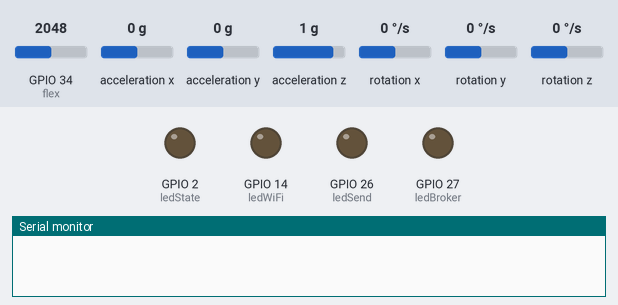
This sketch was run on a simulated ESP32. Shown: output pins drawn as LEDs (lit = HIGH), the last lines printed to the serial monitor. The test bench sets the inputs (shaded band); at power-on: acceleration x 0 g, acceleration y 0 g, rotation x 0 °/s, GPIO 34 (flex) = 2048, acceleration z 1 g, rotation y 0 °/s, rotation z 0 °/s. WiFi joins after 1.5 s; servers stay silent unless stated; no MQTT or app messages arrive unless stated.

Above: at 0.1 s.
At 2.8 s:
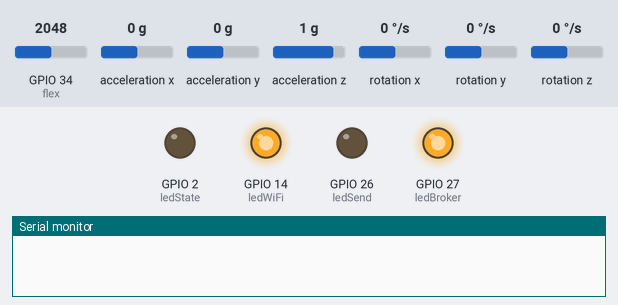
2.9 s: acceleration x set to 1.1 g
At 3.4 s:
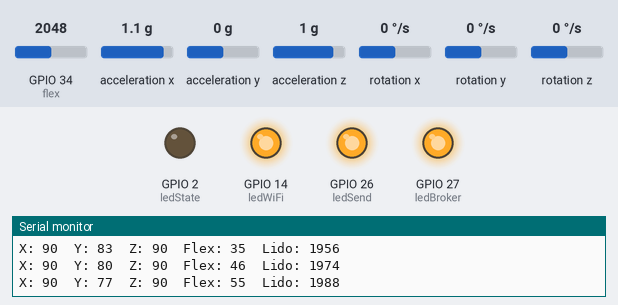
5.9 s: acceleration y set to -1.4 g
8.9 s: rotation x set to -192 °/s
10.4 s: acceleration x set to -1.4 g
11.9 s: rotation x set to -118 °/s
14.9 s: rotation x set to -111 °/s
Timing chart, 0 to 18.9 s (numbered marks = the images above; inputs shaded):
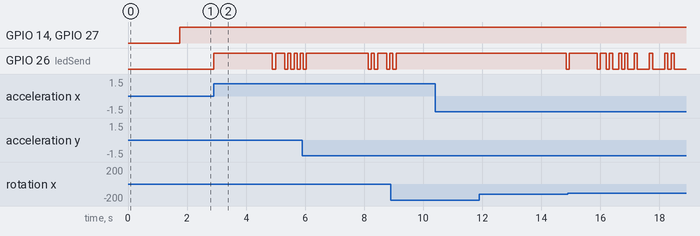

The sketch:

MQTT_Publisher.ino
```cpp
#include <WiFi.h>
#include <PubSubClient.h>
#include <MPU6050.h>
#include <Wire.h>
#include <I2Cdev.h>

#define pinBotao1 12  // Pino do botao que sera lido
#define ledState  LED_BUILTIN // Led para sinalizacao de leitura do botao
#define ledWiFi   14  // Led para sinalizacao da conexao WiFi
#define ledBroker 27  // Led para sinalizacao da conexao com Broker MQTT
#define ledSend   26  // Led para sinalizacao de publicacao de dado
#define flex      34  // Pino para sensor flex

#define ID_MQTT "jpsq_061"        // Id do dispositivo
#define TOPIC_PUBLISH "b_1jpsq"   // Topico do pacote enviado
#define CLOUDMQTT_USER   "iatrqott"    // Usuario para o broker cloudmqtt
#define CLOUDMQTT_PASSWORD  "gW7u8bMQzjOm"// Senha para o broker cloudmqtt
// Macros para filtragem dos dados do MPU6050
#define SCALE_GYRO  131         // Escala de sensibilidade do giroscopio  | 250-> 131  | 500-> 65.5|1000-> 32.8|2000->16.4|
#define SCALE_ACCEL 16384       // Escala de sensibilidade do acelerometro| 2g -> 16384| 4g -> 8192| 8g -> 4096| 16g->2048|
#define ALPHA_X     0.08
#define X_OFFSET    0.00
#define ALPHA_Y     0.08
#define Y_OFFSET_ACCEL    0.0
#define Y_OFFSET_GYRO     0.0
#define ALPHA_Z     0.008
#define Z_OFFSET_GYRO     0.0

//Credenciais para conexao WiFi
const char* SSID = "Link_One_420240";
const char* PASSWORD = "quintino";
WiFiClient wifiClient;

//Endereco e porta do MQTT Server
const char* BROKER_MQTT = "broker.hivemq.com";
int         BROKER_PORT = 1883;

PubSubClient MQTT(wifiClient);

//declaracao de funcoes utilizadas
void mantemConexoes();
void conectaWiFi();
void conectaMQTT();
void enviaPacote();

MPU6050 mpu;
int16_t ax, ay, az, gx, gy, gz;
int flexvalue, flexvalue_old=0, flex_prev=0;
unsigned long time_prev = 0;
float ax_deg, ay_deg,   // Valores do acelerometro em angulo(graus).
      ax_deg_old,ay_deg_old,az_deg_old,
      gx_dps, gy_dps, gz_dps, // Valores do giroscopio em grau/s
      gx_old, gy_old, gz_old, // Valores da medida anterior de g_dps
      gx_deg, gy_deg, gz_deg, // Valores do giroscopio em angulo(graus).
      gx_deg_old, gy_deg_old, gz_deg_old, // Valores da medida anterior de g_deg
      ang_x, ang_y, ang_z, dt,  // Valores de angulo apos filtro complementar
      ang_x_old, ang_y_old, ang_z_old; // Valores da medida anterior de ang_x

void setup() {
  pinMode(pinBotao1, INPUT_PULLUP);
  pinMode(ledState, OUTPUT);
  pinMode(ledWiFi,OUTPUT);
  pinMode(ledBroker,OUTPUT);
  pinMode(ledSend,OUTPUT);
  pinMode(flex, INPUT);
  Serial.begin(115200);
  Wire.begin();

  conectaWiFi();
  MQTT.setServer(BROKER_MQTT, BROKER_PORT);

  mpu.initialize();

}

void loop() {
  mpu.getMotion6(&ax,&ay,&az,&gx,&gy,&gz);

  flexvalue = analogRead(flex); // Leitura do sensor flex
  delay(10);
  flexvalue = 0.2*flexvalue + 0.8*flexvalue_old; // Filtragem do sensor flex
  flexvalue_old = flexvalue;

  gx_dps = (float)gx/SCALE_GYRO;  // Conversao dos dados do giroscopio para grau/s
  gy_dps = (float)gy/SCALE_GYRO;
  gz_dps = (float)gz/SCALE_GYRO;

  dt = (float)(micros() - time_prev)/1000000.0; // calculo de tempo entre medidas em segundos
// Inicio do calculo dos angulos pelo giroscopio
  gx_deg += 0.5*(gx_dps + gx_old)*dt; // Calculo integral de posicao angular no eixo x;
  gx_old = gx_dps;
  gx_deg = (1*gx_deg - ALPHA_X*gx_deg_old);// + X_OFFSET; // Filtro Passa-Altas
  gx_deg_old = gx_deg;

  gy_deg += 0.5*(gy_dps + gy_old)*dt;    // Calculo integral de posicao angular no eixo y;
  gy_old = gy_dps;
  gy_deg = (1*gy_deg - ALPHA_Y*gy_deg_old) + Y_OFFSET_GYRO; // Filtro Passa-Altas
  gy_deg_old = gy_deg;

  gz_deg += 0.5*(gz_dps + gz_old)*dt;  // Calculo integral de posicao angular no eixo z;
  gz_old = gz_dps;
  gz_deg = (1*gz_deg - ALPHA_Z*gz_deg_old) + Z_OFFSET_GYRO;
  gz_deg_old = gz_deg;

  time_prev = micros(); // Atualizacao da referencia de tempo para calculo de dt
// Fim do calculo dos angulos pelo giroscopio
// Inicio do calculo dos angulos pelo acelerometro
  ax_deg = atan(ay/sqrt(pow(ax,2) + pow(az,2)))*(180.0/3.14); // Calculo dos angulos do acelerometro por arcotangente
  ay_deg = atan(-ax/sqrt(pow(ay,2) + pow(az,2)))*(180.0/3.14);

  ax_deg = (ALPHA_X*ax_deg + (1.0 - ALPHA_X)*ax_deg_old);  // Filtro Passa-Baixas
  ay_deg = (ALPHA_Y*ay_deg + (1.0 - ALPHA_Y)*ay_deg_old) + Y_OFFSET_ACCEL;  // Filtro Passa-Baixas
  ax_deg_old = ax_deg;
  ay_deg_old = ay_deg;
//  Valores definitivos de angulo
  ang_x = ax_deg + gx_deg; // Complemento
  ang_y = ay_deg + gy_deg; // Complemento
  ang_z = gz_deg; // Angulo no eixo z nao possui complemento
// Fim do calculo dos anguloa pelo acelerometro


  delay(90);
  mantemConexoes();
  enviaPacote();
  MQTT.loop();
}

void mantemConexoes(){
  if(!MQTT.connected()){
    conectaMQTT();
  }
  conectaWiFi();  // Se nao ha conexao WiFi, a conexao e refeita
}

void conectaWiFi(){
  if(WiFi.status() == WL_CONNECTED){
    digitalWrite(ledWiFi, HIGH);
    return;
  }


  WiFi.begin(SSID, PASSWORD);
  while(WiFi.status() != WL_CONNECTED){
    digitalWrite(ledWiFi, LOW);
    delay(200);

  }
}

void conectaMQTT(){
  while(!MQTT.connected()){

  if(MQTT.connect(ID_MQTT)){//, MQTT_USER, MQTT_PASSWORD)){
    digitalWrite(ledBroker, HIGH);
  }
  else{
    digitalWrite(ledBroker,LOW);
    delay(3000);
   }
  }
}

void enviaPacote(){
  static unsigned long delay_send;
  int ang_x_i = 0, ang_y_i = 0, ang_z_i = 0;
  int flexao = (int)((float)(flexvalue - 1900)*127.0/200.0);// map(flexvalue, 1900,2100,0,127);
  if(flexao < 1)  flexao = 0;
  else if(flexao > 127) flexao = 127;

  char angulo[4] = { 0,0,0,0 };

  if( ((int)ang_y != (int)ang_y_old)||((int)ang_x != (int)ang_x_old)||((int)ang_z != (int)ang_z_old)||(flexao != flex_prev)){
    ang_x_i = ang_x;
    angulo[0] = char(ang_x_i + 90);
    ang_x_old = ang_x;
    ang_y_i = ang_y;
    angulo[1] = char(ang_y_i + 90);
    ang_y_old = ang_y;
    ang_z_i = ang_z;
    angulo[2] = char(ang_z_i + 90);
    ang_z_old = ang_z;
    angulo[3] = char(flexao); // Sensor flex
    flex_prev = flexao;

    for(int i = 0;i < 3; i++){
      if(angulo[i] > 135 ) angulo[i] = 135;
      else if ( angulo[i] < 45 ) angulo[i] = 45;
    }

    if(MQTT.publish(TOPIC_PUBLISH, angulo)){
      Serial.print("X: ");Serial.print((int)angulo[0]);
      Serial.print("\tY: ");Serial.print((int)angulo[1]);
      Serial.print("\tZ: ");Serial.print((int)angulo[2]);
      Serial.print("\tFlex: ");Serial.print((int)angulo[3]);
      Serial.print("\tLido: ");Serial.println((int)flexvalue);
      digitalWrite(ledSend, HIGH);
      delay_send = millis();
    }
  }
  if((millis()-delay_send) > 100)
  {
    digitalWrite(ledSend,LOW);
    delay_send = millis();
  }
}
```
